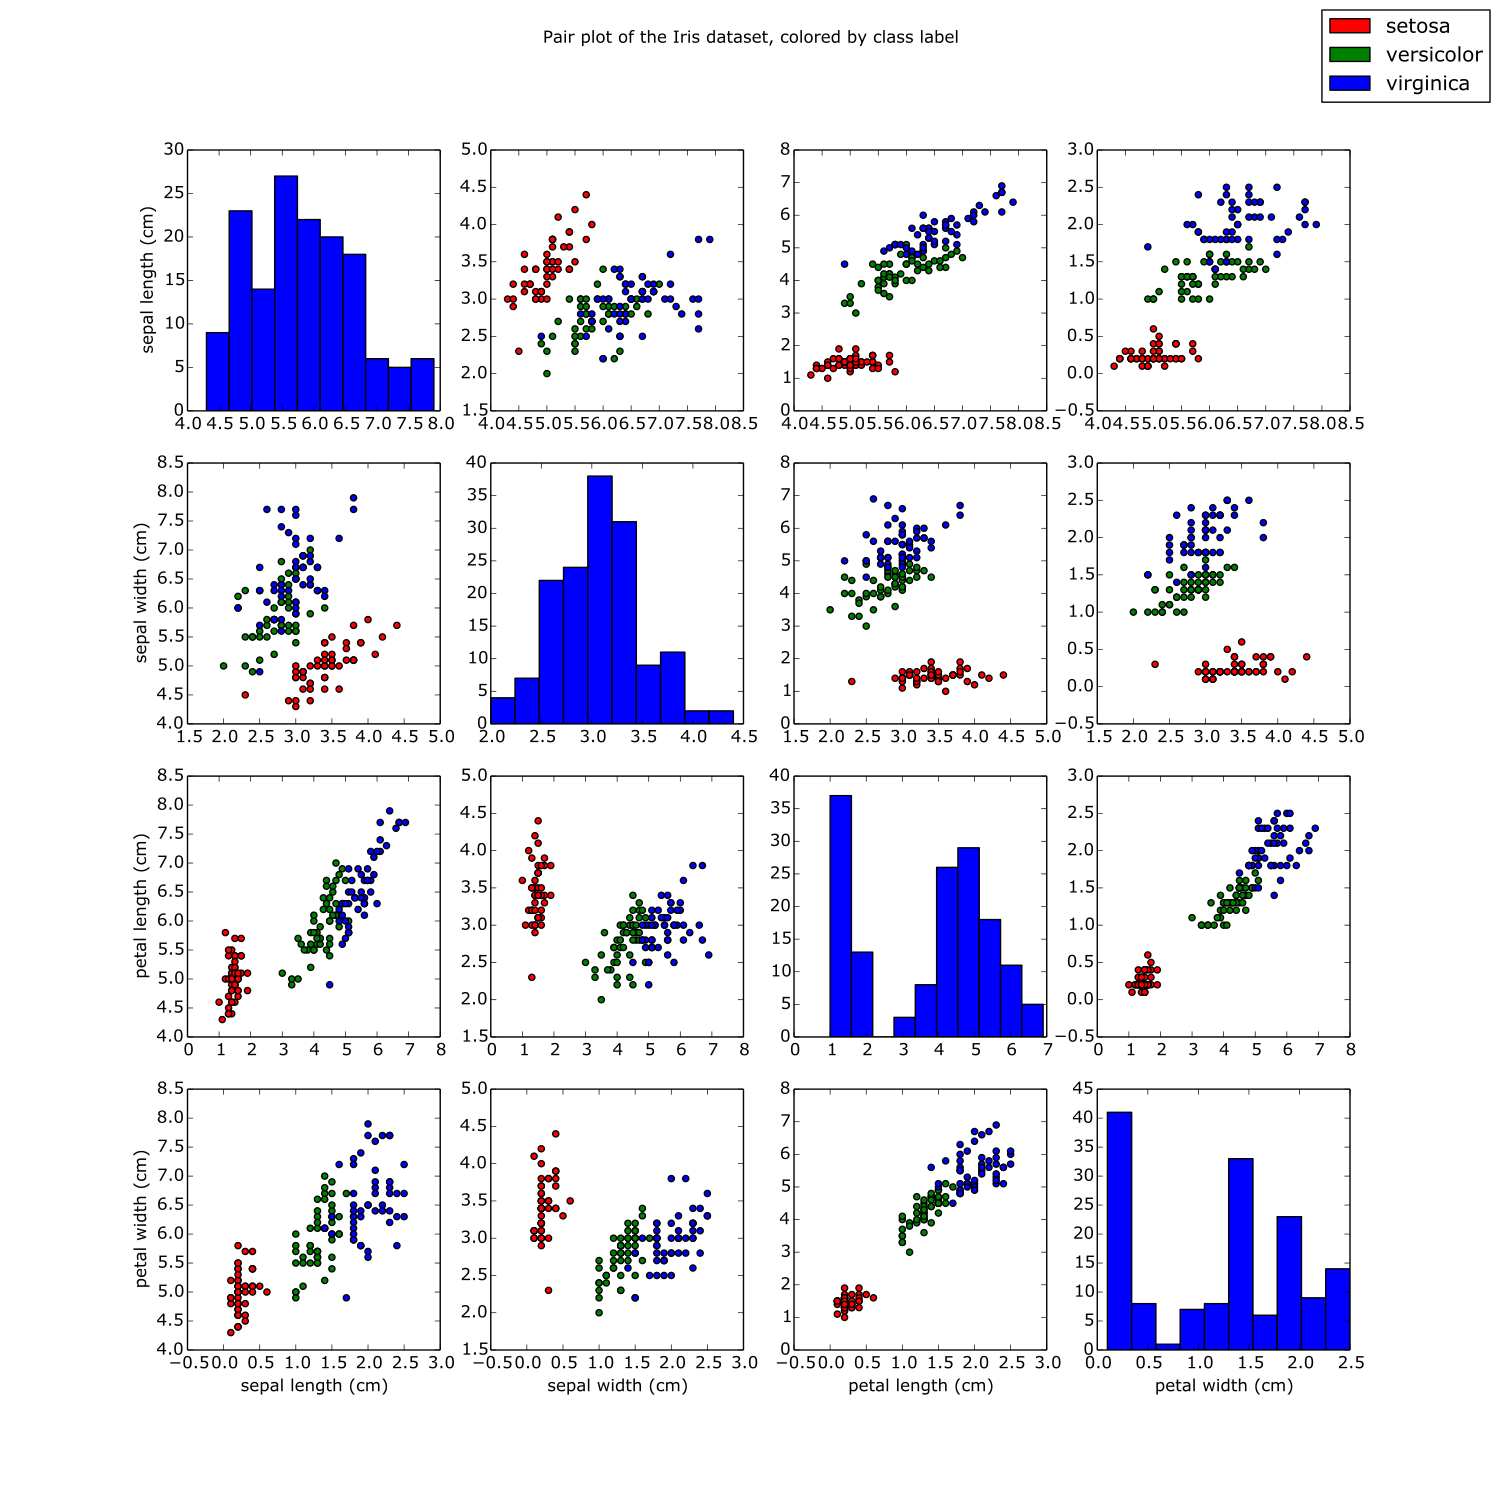

Write Python code to recreate this figure.

# coding: utf-8

# 4.1 Create a pair-plot of the iris dataset similar to Figure 1-3 in IMLP using only numpy and matplotlib. Ensure all axes are labeled. The diagonals need to contain histograms, the different species need to be distinguished by color or glyph,
# and there needs to be a legend for the species.

# In[1]:

from sklearn.datasets import load_iris
iris_dataset = load_iris()


# In[4]:

import numpy as np
from matplotlib import pyplot as pl
import matplotlib.patches as mpatches
import matplotlib.gridspec as gridspec


X, Y, features, target_names = iris_dataset['data'], iris_dataset['target'], iris_dataset['feature_names'],iris_dataset['target_names']

def make_plot(data, labels, features):

    no = len(data[0])
    fig = pl.figure()
    recs=[]
    classes = ['setosa' ,'versicolor', 'virginica']
    class_colours = np.array(['r','g','b'])
    
    fig.set_figheight(15)
    fig.set_figwidth(15)

    recs = []
    for i in range(0,len(class_colours)):
        recs.append(mpatches.Rectangle((0,0),1,1,fc=class_colours[i]))
    fig.legend(recs,classes)    
    

    for i in range(no):
        for j in range(no):
            nSub = i * no + j + 1
            ax = fig.add_subplot(no, no, nSub)
            
            if(j==0):
                ax.set_ylabel(features[i])
            if(i==no-1):
                ax.set_xlabel(features[j])
            if i == j:
                ax.hist(data[:,i])
            else:              
                ax.scatter(data[:,i], data[:,j], c=class_colours[labels])

    fig.suptitle("Pair plot of the Iris dataset, colored by class label")
    return fig

fig=make_plot(X,Y,features)
fig.show()
fig.savefig("plot.png")
